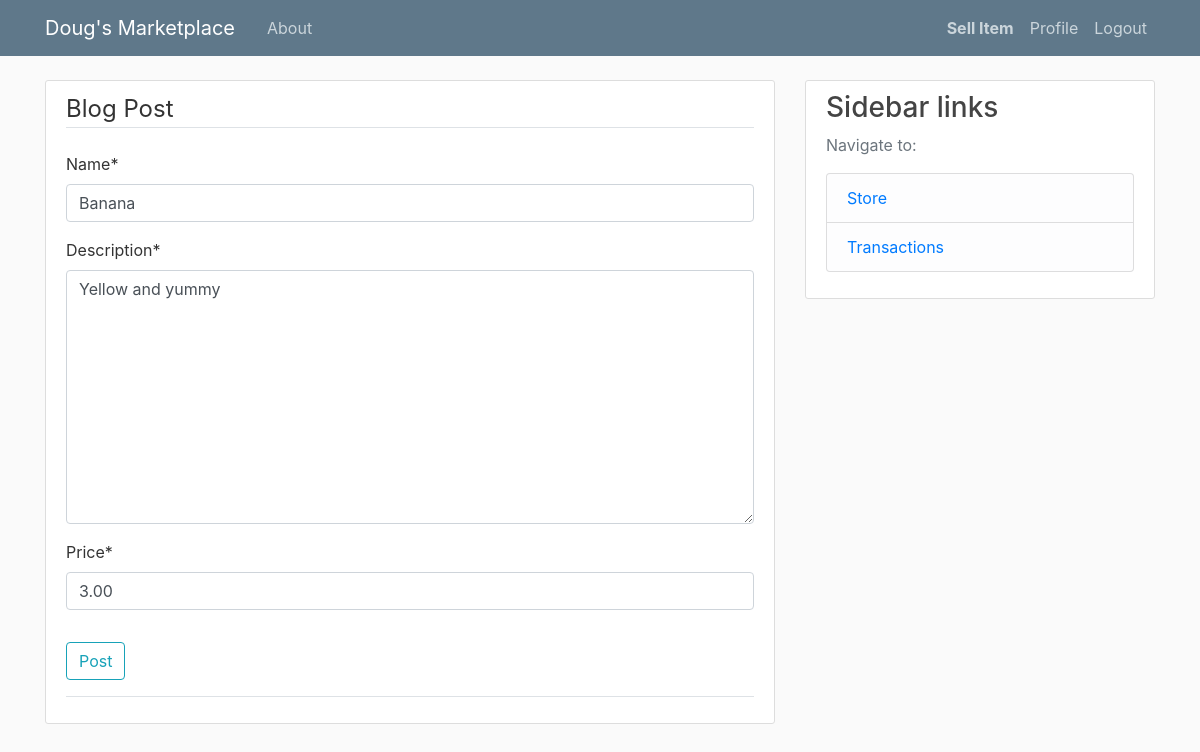
The page /post/6/update (signed in) on the database its author committed.
### blog/models.py (models this page shows, shortened)
class Post(models.Model):
    name = models.CharField(max_length=100)
    description = models.TextField()
    date_posted = models.DateTimeField(default=timezone.now)
    price = models.DecimalField(max_digits=8, decimal_places=2)
    "Foreign key --> One user has many posts, but each post only has one user"
    "Models cascade deletes the post if author User is deleted"
    author = models.ForeignKey(User, on_delete=models.CASCADE)

### blog/views.py (the view, shortened to what this page needs)
# urls.py: path('post/<int:pk>/update', PostUpdateView.as_view(), name='post-update'),
class PostUpdateView(LoginRequiredMixin, UserPassesTestMixin, UpdateView):
    model = Post
    fields = ['name', 'description', 'price']
    def test_func(self):
        post = self.get_object()
        if self.request.user == post.author:
            return True
        else:
            return False

### blog/templates/blog/post_form.html (shortened to what this page needs)
{% extends "blog/base.html" %}
{% load crispy_forms_tags %}
{% block content %}
    <div class="content-section">
        <form method="POST" >
            <fieldset class="form-group">
                <legend class="border-bottom mb-4">Blog Post</legend>
                {{ form|crispy }}
            </fieldset>
            <div class="form-group">
                <button class="btn btn-outline-info" type="submit">Post</button>
            </div>
        </form>
        <div class="border-top pt-3">
        </div>
    </div>
{%endblock content%}

### blog/static/blog/main.css (style rules this page uses)
body { background: #fafafa; color: #333333; margin-top: 5rem; }
.content-section { background: #ffffff; padding: 10px 20px; border: 1px solid #dddddd; border-radius: 3px; margin-bottom: 20px; }

### rows shown on the page
Post: name "Banana", description "Yellow and yummy", price "3.00"
